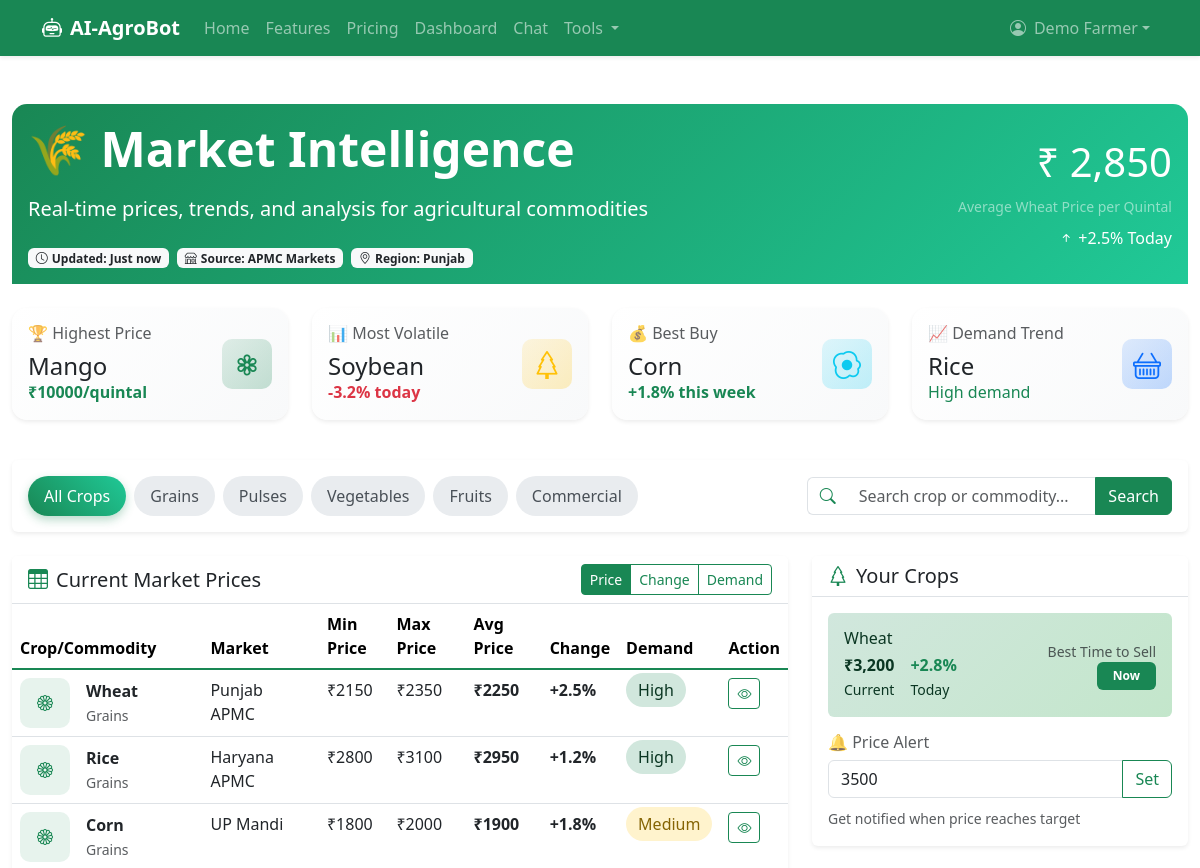
The app's page /market (signed in, upper part), older data.
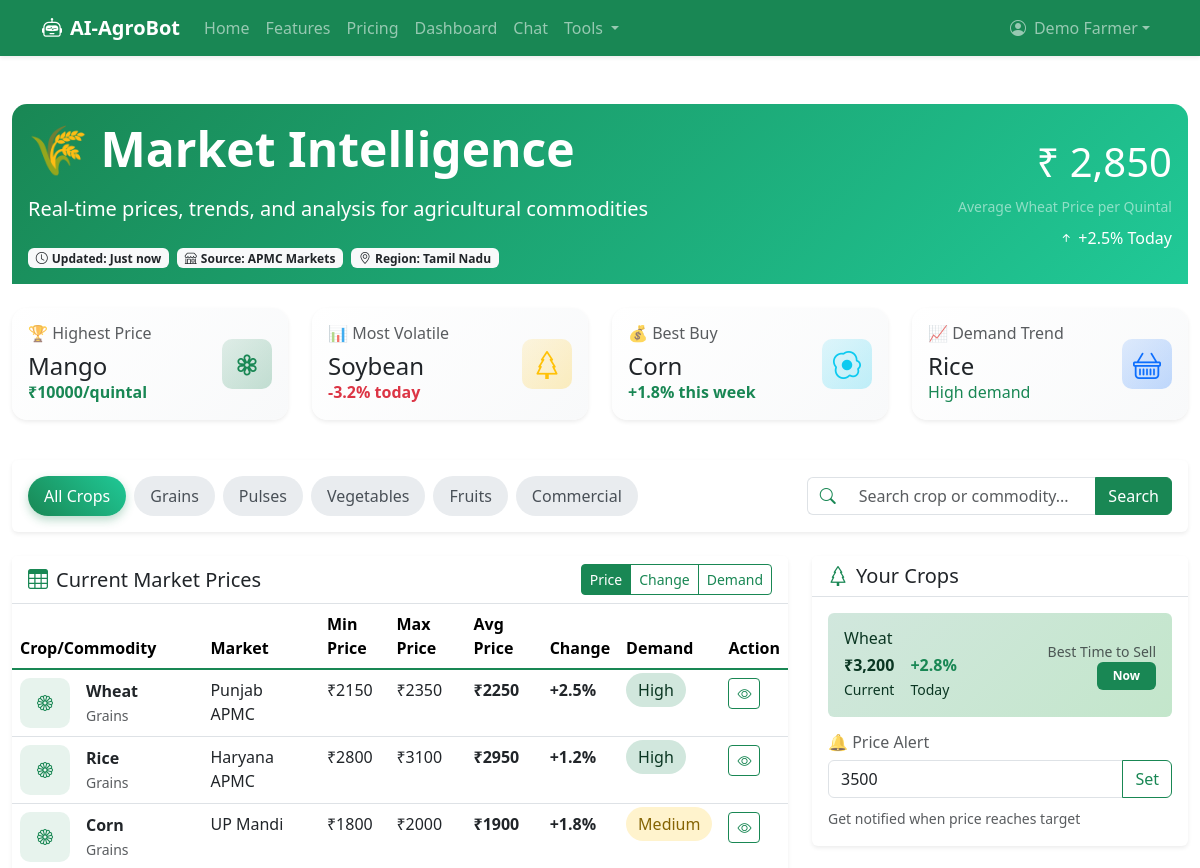
The same page, newer data.
### app.py (models this page shows, shortened)
class User(db.Model, UserMixin):
    __tablename__ = 'users'
    id = db.Column(db.Integer, primary_key=True)
    email = db.Column(db.String(120), unique=True, nullable=False)
    password = db.Column(db.String(200), nullable=False)
    name = db.Column(db.String(100), nullable=False)
    phone = db.Column(db.String(20), nullable=False)
    whatsapp = db.Column(db.String(20))
    dob = db.Column(db.Date)
    gender = db.Column(db.String(20))
    profile_picture = db.Column(db.String(200))
    farm_name = db.Column(db.String(100))
    farm_size = db.Column(db.String(100), nullable=False, default='1-5')
    primary_crop = db.Column(db.String(100), nullable=False, default='Rice')
    secondary_crops = db.Column(db.Text)
    soil_type = db.Column(db.String(50))
    irrigation_type = db.Column(db.String(50))
    region = db.Column(db.String(100), nullable=False, default='')
    district = db.Column(db.String(100))
    farm_address = db.Column(db.Text)
    experience_level = db.Column(db.String(50), nullable=False, default='beginner')
    preferred_language = db.Column(db.String(10), nullable=False, default='en')
    notify_weather = db.Column(db.Boolean, default=True)
    notify_pests = db.Column(db.Boolean, default=True)
    notify_market = db.Column(db.Boolean, default=True)
    notify_tips = db.Column(db.Boolean, default=True)
    interest_organic = db.Column(db.Boolean, default=False)
    interest_hydroponics = db.Column(db.Boolean, default=False)
    interest_precision = db.Column(db.Boolean, default=False)
    interest_dairy = db.Column(db.Boolean, default=False)
    interest_poultry = db.Column(db.Boolean, default=False)
    interest_fisheries = db.Column(db.Boolean, default=False)
    newsletter = db.Column(db.Boolean, default=True)
    share_data = db.Column(db.Boolean, default=False)
    referral_code = db.Column(db.String(50))
    points_balance = db.Column(db.Integer, default=0)
    is_active = db.Column(db.Boolean, default=True)
    is_verified = db.Column(db.Boolean, default=False)
    role = db.Column(db.String(20), default='farmer')
    created_at = db.Column(db.DateTime, default=lambda: datetime.now(timezone.utc))
    updated_at = db.Column(db.DateTime, default=lambda: datetime.now(timezone.utc),
                           onupdate=lambda: datetime.now(timezone.utc))
    last_login = db.Column(db.DateTime)
    email_verified_at = db.Column(db.DateTime)
    phone_verified_at = db.Column(db.DateTime)
    chats = db.relationship('ChatHistory', backref='user', lazy=True, cascade='all, delete-orphan')
    image_analyses = db.relationship('ImageAnalysis', backref='user', lazy=True, cascade='all, delete-orphan')
    activities = db.relationship('UserActivity', backref='user', lazy=True, cascade='all, delete-orphan')
    points = db.relationship('UserPoints', backref='user', lazy=True, cascade='all, delete-orphan')
    crop_plans = db.relationship('CropPlan', backref='user', lazy=True, cascade='all, delete-orphan')
    forum_threads = db.relationship('ForumThread', backref='user', lazy=True)
    forum_posts = db.relationship('ForumPost', backref='user', lazy=True)
    documents = db.relationship('Document', backref='user', lazy='dynamic')

### app.py (the view)
@app.route('/market')
@login_required
def market_prices():
    return render_template('market.html')

### app.py (called while the page is built)
@login_manager.user_loader
def load_user(user_id):
    return db.session.get(User, int(user_id))

### templates/market.html (shortened to what the changed rows need)
{% extends "base.html" %}
{% block extra_css %}
<link rel="stylesheet" href="https://cdn.jsdelivr.net/npm/apexcharts@3.45.2/dist/apexcharts.css">
{% endblock %}
{% block content %}
<div class="container-fluid py-4">
    <div class="row mb-4">
        <div class="col-12">
            <div class="card gradient-header border-0">
                <div class="card-body">
                    <div class="row align-items-center">
                        <div class="col-md-8">
                            <h1 class="display-5 fw-bold mb-3">🌾 Market Intelligence</h1>
                            <div class="d-flex flex-wrap gap-2">
                                <span class="badge bg-light text-dark"><i class="bi bi-clock me-1"></i>Updated: Just now</span>
                                <span class="badge bg-light text-dark"><i class="bi bi-shop me-1"></i>Source: APMC Markets</span>
                                <span class="badge bg-light text-dark"><i class="bi bi-geo-alt me-1"></i>Region: {{ current_user.region or 'National' }}</span>
                            </div>
                        </div>
                    </div>
                </div>
            </div>
        </div>
    </div>
    <div class="row">
        <div class="col-lg-8">
            <div class="card border-0 shadow-sm mb-4">
                <div class="card-body p-0">
                    <div class="table-responsive">
                        <table class="table table-hover mb-0 market-table">
                            <thead class="table-light">
                                <tr>
                                    <th>Crop/Commodity</th>
                                    <th>Market</th>
                                    <th>Min Price</th>
                                    <th>Max Price</th>
                                    <th>Avg Price</th>
                                    <th>Change</th>
                                    <th>Demand</th>
                                    <th>Action</th>
                                </tr>
                            </thead>
                        </table>
                    </div>
                </div>
            </div>
        </div>
        <div class="col-lg-4">
            <div class="card border-0 shadow-sm mb-4">
                <div class="card-body">
                    {% if current_user.primary_crop %}
                    <div class="alert alert-success border-0" style="background: linear-gradient(135deg, #d1e7dd, #c3e6cb);">
                        <div class="d-flex justify-content-between align-items-center">
                            <div>
                                <h6 class="mb-1">{{ current_user.primary_crop }}</h6>
                                <div class="d-flex align-items-center">
                                    <div class="me-3">
                                        <div class="fw-bold">₹3,200</div>
                                        <small>Current</small>
                                    </div>
                                    <div>
                                        <div class="price-change-up">+2.8%</div>
                                        <small>Today</small>
                                    </div>
                                </div>
                            </div>
                            <div class="text-end">
                                <small class="d-block text-muted">Best Time to Sell</small>
                                <span class="badge bg-success px-3 py-2">Now</span>
                            </div>
                        </div>
                    </div>
                    {% else %}
                    <div class="text-center py-3">
                        <i class="bi bi-tree display-4 text-success mb-3"></i>
                        <p class="text-muted">No crops added to your profile</p>
                        <a href="{{ url_for('profile') }}" class="btn btn-success px-4">Add Crops</a>
                    </div>
                    {% endif %}
                </div>
            </div>
        </div>
    </div>
</div>
{% endblock %}

### templates/base.html (shortened to what this page needs)
<!DOCTYPE html>
<html lang="en" data-bs-theme="Light">
<head>
    <link href="https://cdn.jsdelivr.net/npm/bootstrap@5.3.0/dist/css/bootstrap.min.css" rel="stylesheet">
    <link href="https://cdn.jsdelivr.net/npm/bootstrap-icons@1.10.0/font/bootstrap-icons.css" rel="stylesheet">
    <link rel="stylesheet" href="https://cdnjs.cloudflare.com/ajax/libs/animate.css/4.1.1/animate.min.css">
    <link rel="stylesheet" href="{{ url_for('static', filename='css/style.css') }}">
    {% block extra_css %}{% endblock %}
</head>
<body>
    <nav class="navbar navbar-expand-lg navbar-dark bg-success shadow-sm">
        <div class="container">
            <a class="navbar-brand d-flex align-items-center" href="{{ url_for('home') }}">
                <i class="bi bi-robot me-2"></i>
                <strong>AI-AgroBot</strong>
            </a>
            <div class="collapse navbar-collapse" id="navbarNav">
                <ul class="navbar-nav me-auto">
                    <li class="nav-item">
                        <a class="nav-link" href="{{ url_for('home') }}">Home</a>
                    </li>
                    <li class="nav-item">
                        <a class="nav-link" href="{{ url_for('features') }}">Features</a>
                    </li>
                    <li class="nav-item">
                        <a class="nav-link" href="{{ url_for('pricing') }}">Pricing</a>
                    </li>
                    {% if current_user.is_authenticated %}
                    <li class="nav-item">
                        <a class="nav-link" href="{{ url_for('dashboard') }}">Dashboard</a>
                    </li>
                    <li class="nav-item">
                        <a class="nav-link" href="{{ url_for('chat') }}">Chat</a>
                    </li>
                    <li class="nav-item dropdown">
                        <a class="nav-link dropdown-toggle" href="#" role="button" data-bs-toggle="dropdown">
                            Tools
                        </a>
                    </li>
                    {% endif %}
                </ul>
                <ul class="navbar-nav">
                    {% if current_user.is_authenticated %}
                    <li class="nav-item dropdown">
                        <a class="nav-link dropdown-toggle d-flex align-items-center" href="#" role="button"
                            data-bs-toggle="dropdown">
                            {% if current_user.profile_picture %}
                            <img src="{{ url_for('uploaded_file', filename=current_user.profile_picture) }}"
                                class="rounded-circle me-2" width="30" height="30" alt="Profile">
                            {% else %}
                            <i class="bi bi-person-circle me-2"></i>
                            {% endif %}
                            {{ current_user.name or 'Farmer' }}
                        </a>
                    </li>
                    {% endif %}
                </ul>
            </div>
        </div>
    </nav>
    <main class="py-4">
        {% block content %}{% endblock %}
    </main>
</body>
</html>

Row changes from the older to the newer data that the page shows:
changed User "Demo Farmer": region "Punjab" → "Tamil Nadu"
